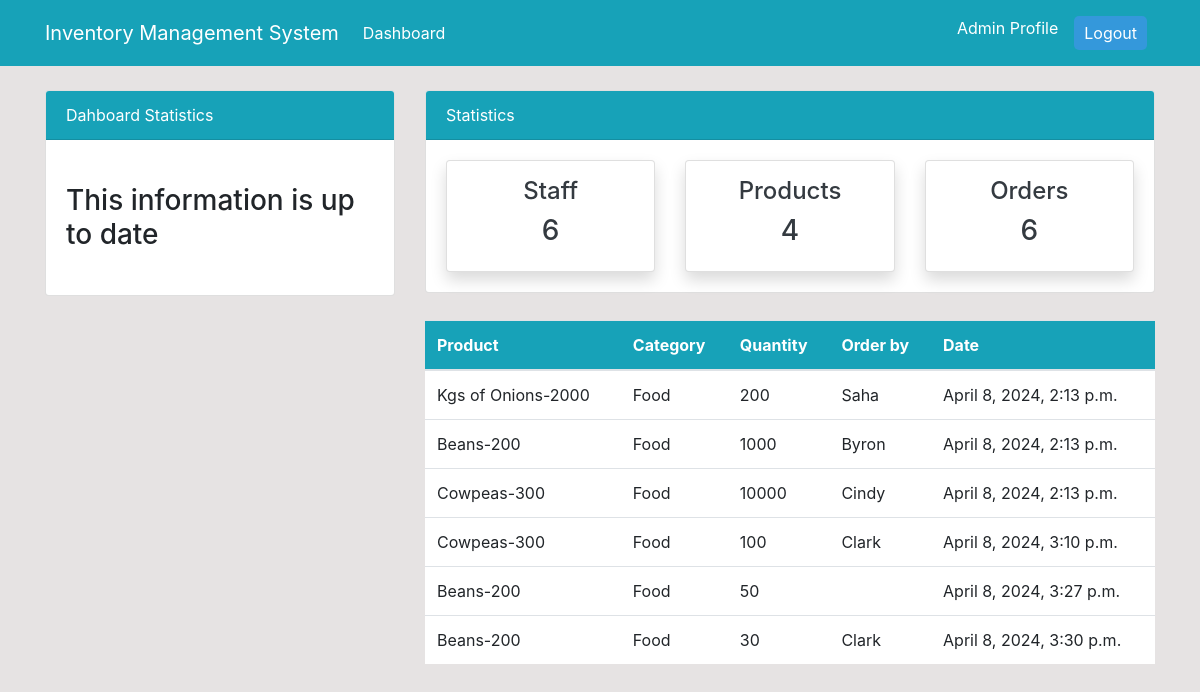
The page /order/ (signed in) on the database as committed earlier.
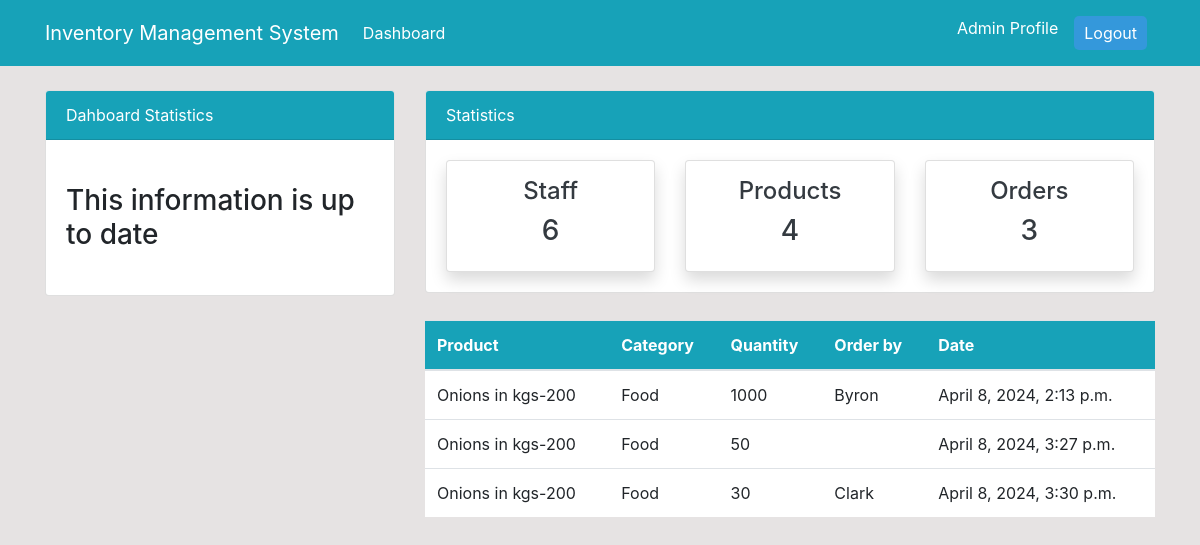
The same page on the database as committed later.
### dashboard/models.py (models this page shows, shortened)
class Order(models.Model):
    product = models.ForeignKey(Product, on_delete=models.CASCADE, null = True)
    staff = models.ForeignKey(User, models.CASCADE, null = True)
    order_quantity = models.PositiveBigIntegerField (null = True)
    date = models.DateTimeField(auto_now_add=True)
    class Meta:
        verbose_name_plural = 'Order'

class Product(models.Model):
    name = models.CharField(max_length =100, null=True)
    category = models.CharField(max_length=20, choices = CATEGORY, null=True)
    quantity = models.PositiveIntegerField(null=True)
    class Meta:
        verbose_name_plural = 'Product'
    def __str__(self):
        return f'{self.name}-{self.quantity}'

### dashboard/views.py (the view)
# urls.py: path('order/', views.order, name = 'dashboard-order'),
@login_required
def order(request):
    orders = Order.objects.all()
    orders_count = orders.count()
    workers_count = User.objects.all().count()
    product_count = Product.objects.all().count()
    context={
        'orders':orders,
        'workers_count':workers_count,
        'orders_count':orders_count,
        'product_count': product_count
    }
    return render(request, 'dashboard/order.html' ,context)

### templates/dashboard/order.html (shortened to what this page needs)
{% extends 'partials/base.html' %}
{% block content %}
{% include 'partials/topnav.html'%}
<div class="container">
    <div class="row my-4">
    <div class="col-md-4">
    </div>
    <div class="col-md-8">
    <table class="table bg-white">
    <thead class="bg-info">
    <tr class="text-white">
    <th scope="col">Product</th>
    <th scope="col">Category</th>
    <th scope="col">Quantity</th>
    <th scope="col">Order by</th>
    <th scope="col">Date</th>
    </tr>
    </thead>
    <tbody>
        {% for orders in orders%}
    <tr>
    <td>{{ orders.product }}</td>
    <td>{{orders.product.category}}</td>
    <td>{{orders.order_quantity}}</td>
    <td>
        {{orders.staff.username}}
    </td>
    <td>
        {{orders.date}}
    </td>
    </tr>
    {% endfor %}
    </tbody>
    </table>
    </div>
    </div>
    </div>
{% endblock %}

Rows that differ between the two databases and show on the page:
removed Order: product "Kgs of Onions-2000", product.category "Food", order_quantity "200", staff.username "Saha", date "April 8, 2024, 2:13 p.m."
removed Order: product "Cowpeas-300", product.category "Food", order_quantity "10000", staff.username "Cindy", date "April 8, 2024, 2:13 p.m."
removed Order: product "Cowpeas-300", product.category "Food", order_quantity "100", staff.username "Clark", date "April 8, 2024, 3:10 p.m."
changed through a linked row, Order "April 8, 2024, 2:13 p.m.": product "Beans-200" → "Onions in kgs-200"
changed through a linked row, Order "April 8, 2024, 3:27 p.m.": product "Beans-200" → "Onions in kgs-200"
changed through a linked row, Order "April 8, 2024, 3:30 p.m.": product "Beans-200" → "Onions in kgs-200"
Other text that changed with them:
{{ orders_count }}: "6" → "3"
